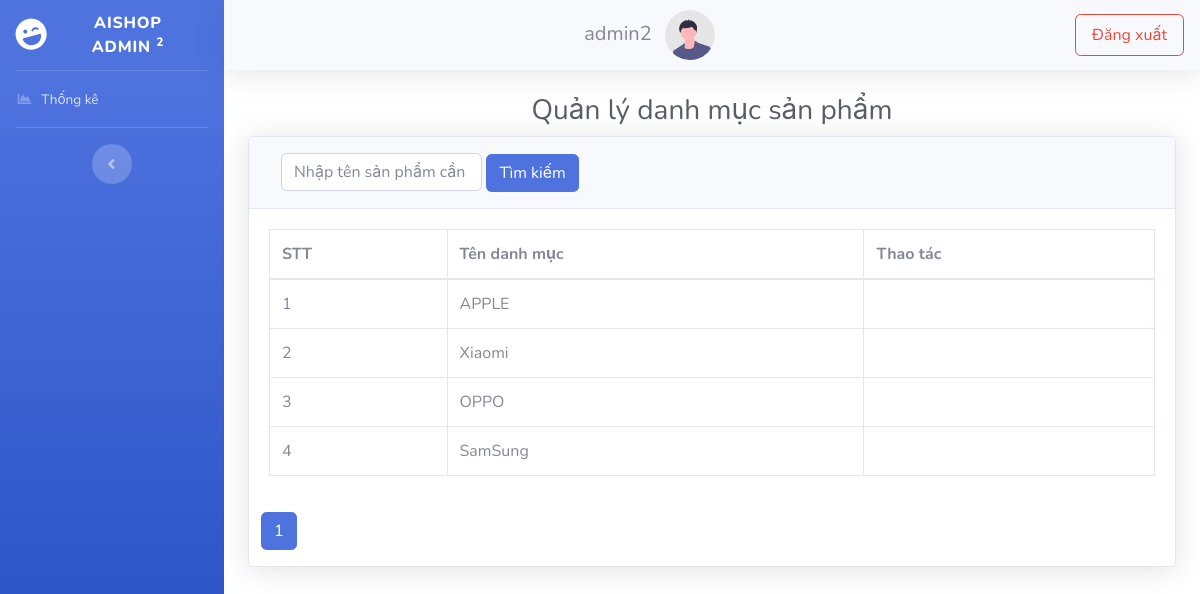
Page /admincp/index.php?id=quanlydanhmuc (signed in) on the earlier database version.
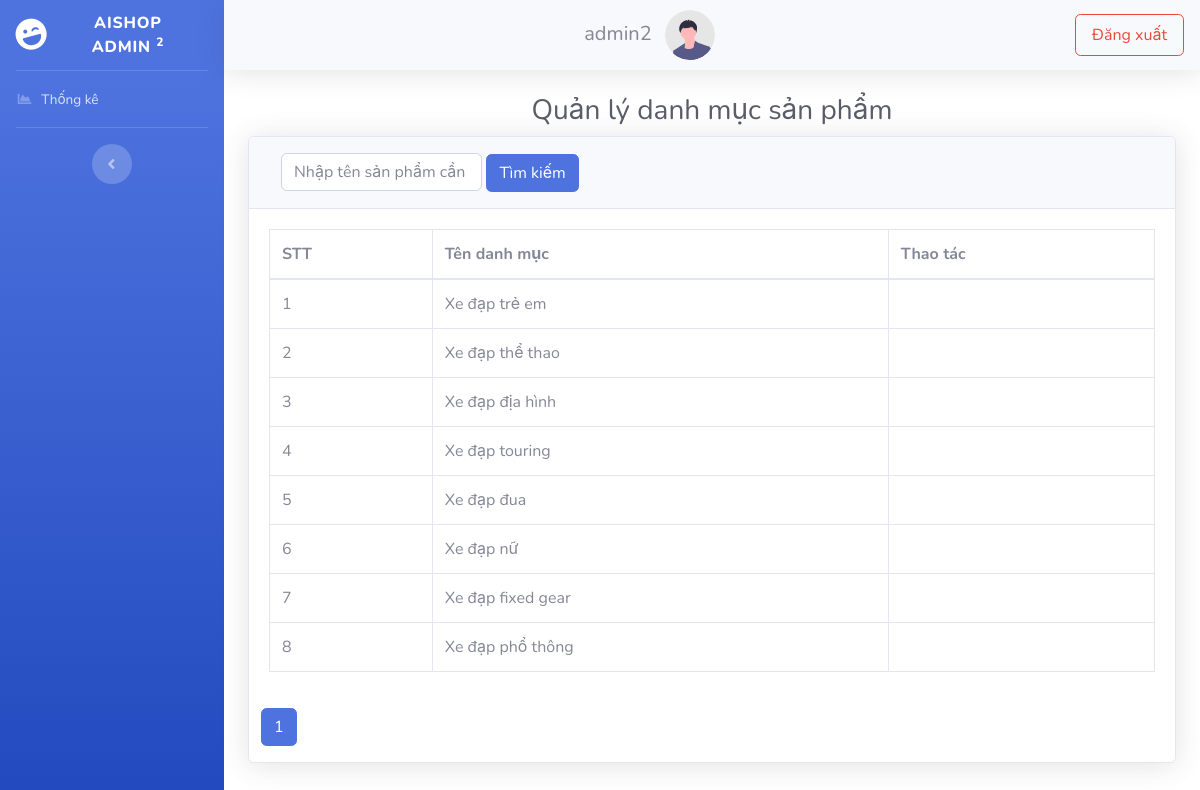
Same page on the later database version.
### tables this page shows
CREATE TABLE `tbl_phanloaisp` (
  `id_loaisp` int(11) NOT NULL,
  `ten_loaisp` varchar(255) NOT NULL
);

### admincp/include/ql_danhmuc.php (the view, shortened to what the changed rows need)
<?php
$sql = "SELECT * FROM tbl_phanloaisp";
$query = mysqli_query($con, $sql);
$action = (isset($_GET['action'])) ? $_GET['action'] : 'show';
$limit_pg = 12;
$row = mysqli_num_rows($query);
$page = ceil($row / $limit_pg);
if (isset($_GET['page'])) {
    $pg = $_GET['page'];
} else {
    $pg = 1;
}
$start = ($pg - 1) * $limit_pg;
$new_sql = "SELECT * FROM tbl_phanloaisp LIMIT $start,$limit_pg";
$newquery = mysqli_query($con, $new_sql);
        ?> <script>
<div class="container-fluid">
    <h1 class="h3 mb-2 text-gray-800 middle">Quản lý danh mục sản phẩm</h1>
    <?php if ($action == 'show') { ?>
        <div class="card shadow mb-4">
            <div class="card-body">
                <div class="table-responsive">
                    <table class="table table-bordered" id="dataTable" width="100%" cellspacing="0">
                        <thead>
                            <tr>
                                <th>STT</th>
                                <th>Tên danh mục</th>
                                <th>Thao tác</th>
                            </tr>
                        </thead>
                        <tbody>
                            <?php
                            $a = 1;
                            while ($data = mysqli_fetch_assoc($newquery)) {
                            ?>
                                <tr>
                                    <td><?php echo $a++ ?></td>
                                    <td><?php echo $data['ten_loaisp'] ?></td>
                                    <td>
                                </tr>
                            <?php } ?>
                        </tbody>
                    </table>
                </div>
            </div>
            <div class="row">
                <div class="col-sm-12 col-md-5">
                    <div class="col-sm-12 col-md-7">
                        <div class="dataTables_paginate paging_simple_numbers" id="dataTable_paginate">
                            <ul class="pagination">
                                <?php for ($i = 1; $i <= $page; $i++) {
                                    if ($i == $pg) {
                                        $active = "active";
                                ?>
                                        <li class="paginate_button page-item <?php echo $active ?> "><a href="index.php?id=quanlyuser&page=<?php echo $i ?>" aria-controls="dataTable" data-dt-idx="1" tabindex="0" class="page-link"><?php echo $i ?></a></li>
                                    <?php } else {
                                    ?>
                                        <li class="paginate_button page-item"><a href="index.php?id=quanlyuser&page=<?php echo $i ?>" aria-controls="dataTable" data-dt-idx="1" tabindex="0" class="page-link"><?php echo $i ?></a></li>
                                <?php }
                                }
                                ?>
                        </div>
                    </div>
                </div>
            </div>
        </div>
    <?php } else if ($action == "themtk") { ?>
        <div>
            <h3>Thêm danh mục mới</h3>
            <form action="xuli-danhmuc.php?action=themtk" id="themtk" onsubmit="return checkthemtk()" method="POST">
                <label for="Hoten">Tên danh mục:</label><br>
                <input type="text" name="ten_loaisp" id="ten_loaisp" class="form-control col-4"> <br>
                <button type="submit" class="btn btn-primary">Thực hiện</button>
                <button type="button" class="btn btn-primary" onclick="window.history.back(-1)">Trở lại</button>
            </form>
        </div>
    <?php } else if ($action == 'sua') {
        $id_user_2 = $_GET['id-user'];
        $sql_sua = "SELECT * FROM tbl_phanloaisp WHERE id_loaisp = $id_user_2";
        $query_sua = mysqli_query($con, $sql_sua);
        $data1 = mysqli_fetch_assoc($query_sua);
    ?>
        <div>
            <h3>Sửa</h3>
            <form action="xuli-danhmuc.php?action=sua&id-user=<?php echo $id_user_2 ?>" method="POST">
                <label for="hoten">Tên danh mục:</label><br>
                <input type="text" name="ten_loaisp" id="ten_loaisp" value="<?php echo $data1['ten_loaisp'] ?>" class="form-control col-4"> <br>
                <button type="submit" class="btn btn-primary">Thực hiện</button>
                <button type="button" class="btn btn-primary" onclick="window.history.back(-1)">Trở lại</button>
            </form>
        </div>
    <?php } else if ($action == 'repass') {
        $id_user = $_GET['id-user']; ?>
        <div>
            <h3>Đặt lại mật khẩu</h3>
            <form action="" id="repass" onsubmit="return checkrepass(<?php echo $id_user ?>)" method="POST">
                <label for="">Password mới</label>
                <input type="text" name="password" id="password" class="form-control col-4">
                <button type="submit" class="btn btn-primary">Thực hiện</button>
                <button type="button" class="btn btn-primary" onclick="window.history.back(-1)">Trở lại</button>
            </form>
        </div>
</div>
<?php } ?>

Differences in the rows shown:
changed tbl_phanloaisp: ten_loaisp "APPLE" → "Xe đạp trẻ em"
changed tbl_phanloaisp: ten_loaisp "Xiaomi" → "Xe đạp thể thao"
changed tbl_phanloaisp: ten_loaisp "OPPO" → "Xe đạp địa hình"
changed tbl_phanloaisp: ten_loaisp "SamSung" → "Xe đạp touring"
added tbl_phanloaisp: ten_loaisp "Xe đạp đua"
added tbl_phanloaisp: ten_loaisp "Xe đạp nữ"
added tbl_phanloaisp: ten_loaisp "Xe đạp fixed gear"
added tbl_phanloaisp: ten_loaisp "Xe đạp phổ thông"
